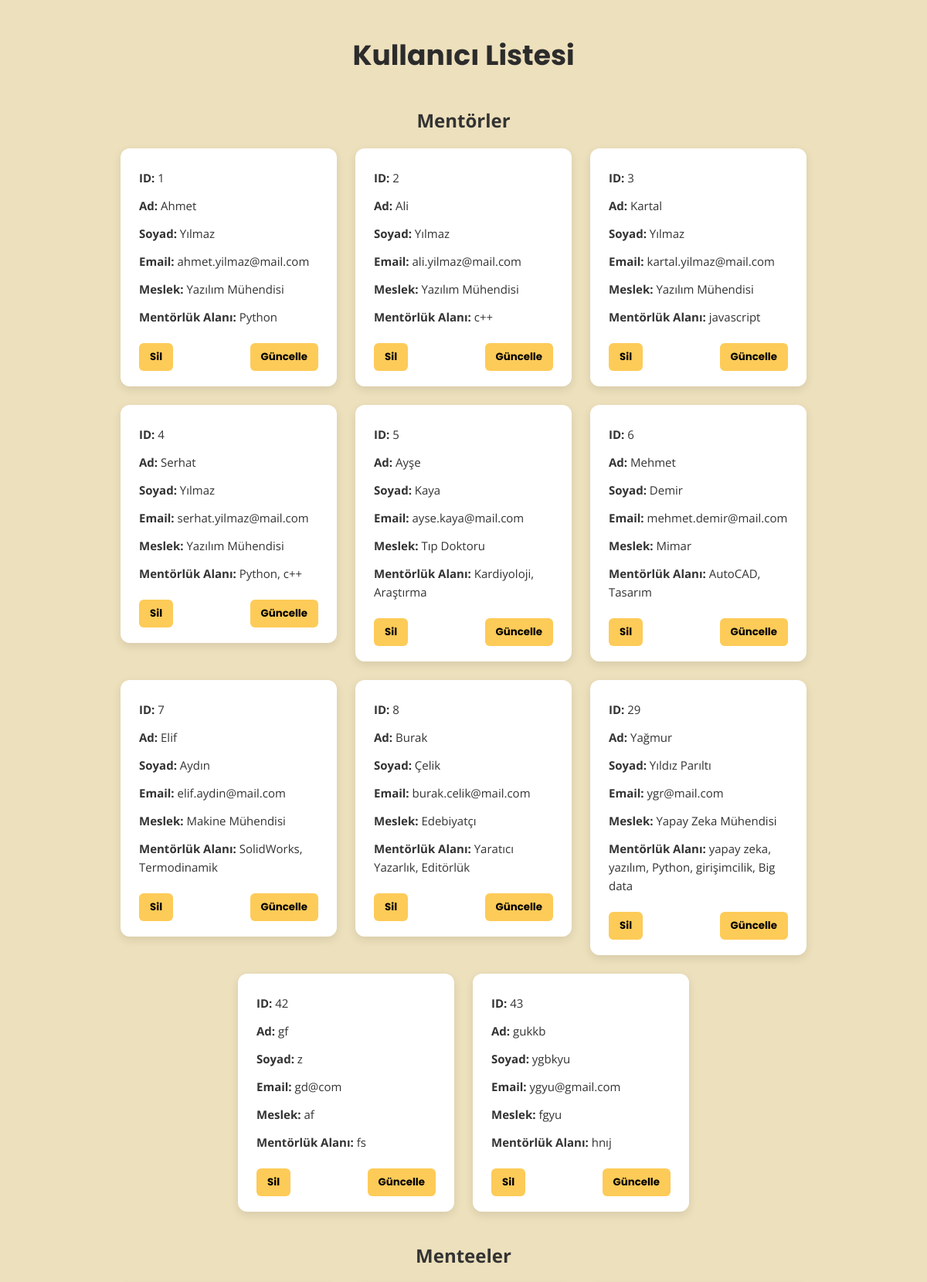
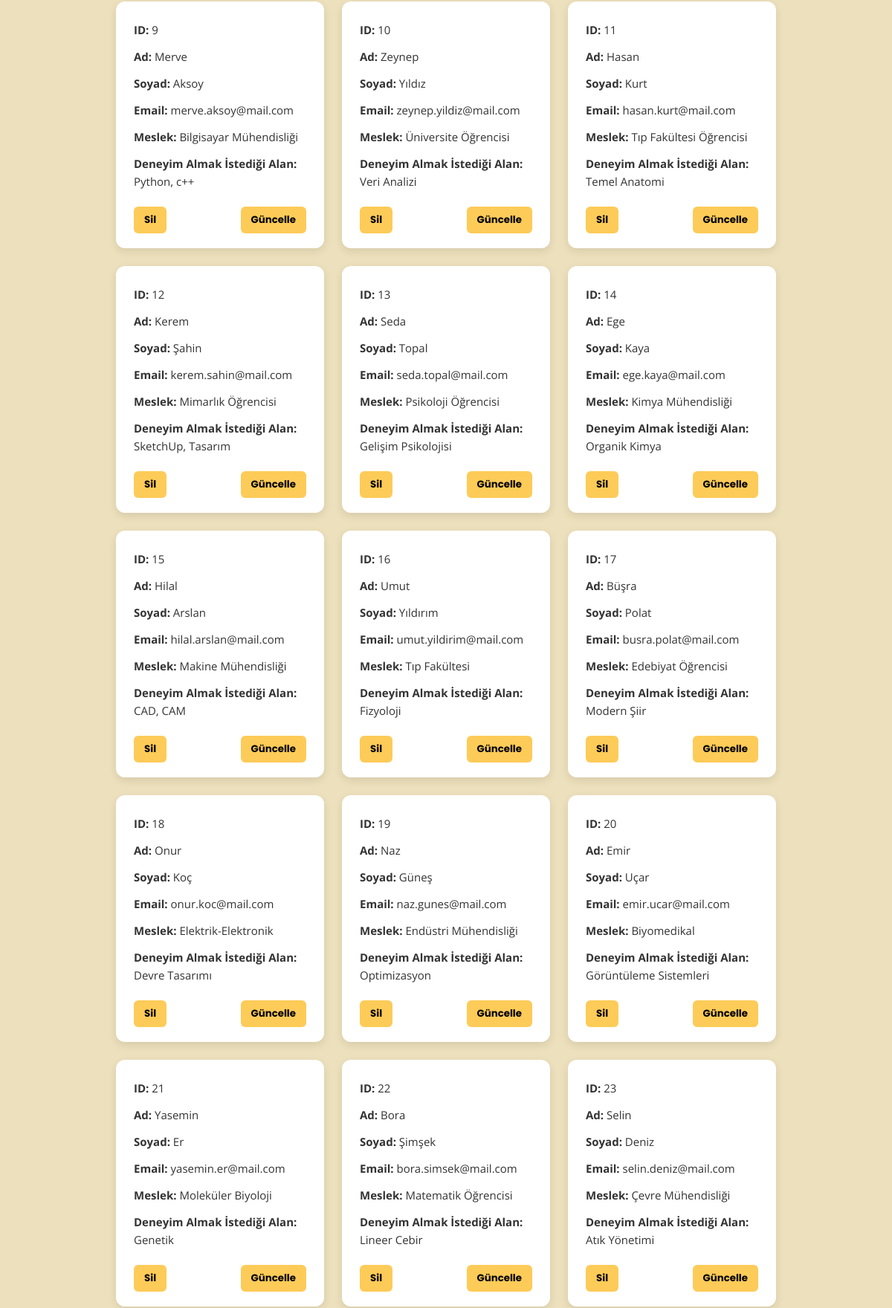
Page /list-users (upper part) on the committed database (2 pictures, top to bottom).
### tables this page shows
CREATE TABLE users (
        id INTEGER PRIMARY KEY AUTOINCREMENT,
        first_name TEXT NOT NULL,
        last_name TEXT NOT NULL,
        email TEXT UNIQUE NOT NULL,
        occupation TEXT NOT NULL,
        skills TEXT NOT NULL,
        role TEXT CHECK(role IN ('mentor', 'mentee')) NOT NULL,
        selectedMentId INTEGER REFERENCES users(id) ON DELETE SET NULL
    );

### routes.py (the view)
@app.route("/list-users", methods=["GET"])
def list_users_html():
    conn = get_db_connection()
    cursor = conn.cursor()
    cursor.execute("SELECT * FROM users")
    rows = cursor.fetchall()
    conn.close()
    users = [
        {
            'id': row['id'],
            'first_name': row['first_name'],
            'last_name': row['last_name'],
            'email': row['email'],
            'occupation': row['occupation'],
            'skills': row['skills'],
            'role': row['role']
        } for row in rows
    ]
    return render_template("list_users.html", users=users)

### database.py (called while the page is built)
def get_db_connection():
    conn = sqlite3.connect('mentorship.db', check_same_thread=False, timeout=10)
    conn.row_factory = sqlite3.Row
    conn.execute("PRAGMA busy_timeout = 5000")
    return conn

### templates/list_users.html (shortened to what this page needs)
<!DOCTYPE html>
<html lang="tr">
<head>
    <link rel="stylesheet" href="/static/style.css">
</head>
<body>
    <div class="hero-section">
        <h1 class="hero-title">Kullanıcı Listesi</h1>
        <h2 style="text-align: center; margin-top: 40px;">Mentörler</h2>
        {% if users|selectattr('role', 'equalto', 'mentor')|list %}
        <div class="user-list">
            {% for user in users if user.role == 'mentor' %}
            <div class="user-card">
                <p><strong>ID:</strong> {{ user.id }}</p>
                <p><strong>Ad:</strong> {{ user.first_name }}</p>
                <p><strong>Soyad:</strong> {{ user.last_name }}</p>
                <p><strong>Email:</strong> {{ user.email }}</p>
                <p><strong>Meslek:</strong> {{ user.occupation }}</p>
                <p><strong>Mentörlük Alanı:</strong> {{ user.skills }}</p>
                <div class="action-buttons">
                    <button onclick="deleteUser({{ user.id }})">Sil</button>
                    <a href="/edit-user/{{ user.id }}"><button>Güncelle</button></a>
                </div>
            </div>
            {% endfor %}
        </div>
        {% else %}
        <p style="text-align: center;">Henüz kayıtlı mentör bulunmamaktadır.</p>
        {% endif %}
        <h2 style="text-align: center; margin-top: 40px;">Menteeler</h2>
        {% if users|selectattr('role', 'equalto', 'mentee')|list %}
        <div class="user-list">
            {% for user in users if user.role == 'mentee' %}
            <div class="user-card">
                <p><strong>ID:</strong> {{ user.id }}</p>
                <p><strong>Ad:</strong> {{ user.first_name }}</p>
                <p><strong>Soyad:</strong> {{ user.last_name }}</p>
                <p><strong>Email:</strong> {{ user.email }}</p>
                <p><strong>Meslek:</strong> {{ user.occupation }}</p>
                <p><strong>Deneyim Almak İstediği Alan:</strong> {{ user.skills }}</p>
                <div class="action-buttons">
                    <button onclick="deleteUser({{ user.id }})">Sil</button>
                    <a href="/edit-user/{{ user.id }}"><button>Güncelle</button></a>
                </div>
            </div>
            {% endfor %}
        </div>
        {% else %}
        <p style="text-align: center;">Henüz kayıtlı mentee bulunmamaktadır.</p>
        {% endif %}
    </div>
</body>
</html>

### static/style.css (style rules this page uses)
body { font-family: 'Open Sans', sans-serif; margin: 0; padding: 0; background-color: #EDE0BC; color: #333; }
.hero-section { padding: 20px; text-align: center; }
.hero-title { font-size: 36px; font-family: 'Poppins', sans-serif; margin-bottom: 10px; color: #2c2c2c; }
.user-list { display: flex; flex-wrap: wrap; gap: 24px; justify-content: center; margin-top: 20px; align-items: flex-start; }
.user-card { background-color: #fff; border-radius: 12px; padding: 20px 24px; box-shadow: 0 4px 12px rgba(0,0,0,0.1); width: 280px; font-size: 15px; font-family: 'Open Sans', sans-serif; line-height: 1.6; display: flex; flex-direction: column; justify-content: space-between; min-height: 160px; box-sizing: border-box; text-align: left; }
.user-card p { margin: 6px 0; }
.action-buttons { display: flex; justify-content: space-between; margin-top: 16px; }
.user-card button { background-color: #FDCB58; border: none; padding: 8px 14px; border-radius: 6px; font-weight: bold; cursor: pointer; font-family: 'Poppins', sans-serif; transition: 0.3s; }

### rows in the picture
users: id "1", first_name "Ahmet", last_name "Yılmaz", email "ahmet.yilmaz@mail.com", occupation "Yazılım Mühendisi", skills "Python"
users: id "2", first_name "Ali", last_name "Yılmaz", email "ali.yilmaz@mail.com", occupation "Yazılım Mühendisi", skills "c++"
users: id "3", first_name "Kartal", last_name "Yılmaz", email "kartal.yilmaz@mail.com", occupation "Yazılım Mühendisi", skills "javascript"
users: id "4", first_name "Serhat", last_name "Yılmaz", email "serhat.yilmaz@mail.com", occupation "Yazılım Mühendisi", skills "Python, c++"
users: id "5", first_name "Ayşe", last_name "Kaya", email "ayse.kaya@mail.com", occupation "Tıp Doktoru", skills "Kardiyoloji, Araştırma"
users: id "6", first_name "Mehmet", last_name "Demir", email "mehmet.demir@mail.com", occupation "Mimar", skills "AutoCAD, Tasarım"
users: id "7", first_name "Elif", last_name "Aydın", email "elif.aydin@mail.com", occupation "Makine Mühendisi", skills "SolidWorks, Termodinamik"
users: id "8", first_name "Burak", last_name "Çelik", email "burak.celik@mail.com", occupation "Edebiyatçı", skills "Yaratıcı Yazarlık, Editörlük"
users: id "29", first_name "Yağmur", last_name "Yıldız Parıltı", email "ygr@mail.com", occupation "Yapay Zeka Mühendisi", skills "yapay zeka, yazılım, Python, girişimcilik, Big data"
users: id "42", first_name "gf", last_name "z", email "gd@com", occupation "af", skills "fs"
users: id "43", first_name "gukkb", last_name "ygbkyu", email "ygyu@gmail.com", occupation "fgyu", skills "hnıj"
users: id "9", first_name "Merve", last_name "Aksoy", email "merve.aksoy@mail.com", occupation "Bilgisayar Mühendisliği", skills "Python, c++"
users: id "10", first_name "Zeynep", last_name "Yıldız", email "zeynep.yildiz@mail.com", occupation "Üniversite Öğrencisi", skills "Veri Analizi"
users: id "11", first_name "Hasan", last_name "Kurt", email "hasan.kurt@mail.com", occupation "Tıp Fakültesi Öğrencisi", skills "Temel Anatomi"
users: id "12", first_name "Kerem", last_name "Şahin", email "kerem.sahin@mail.com", occupation "Mimarlık Öğrencisi", skills "SketchUp, Tasarım"
users: id "13", first_name "Seda", last_name "Topal", email "seda.topal@mail.com", occupation "Psikoloji Öğrencisi", skills "Gelişim Psikolojisi"
users: id "14", first_name "Ege", last_name "Kaya", email "ege.kaya@mail.com", occupation "Kimya Mühendisliği", skills "Organik Kimya"
users: id "15", first_name "Hilal", last_name "Arslan", email "hilal.arslan@mail.com", occupation "Makine Mühendisliği", skills "CAD, CAM"
users: id "16", first_name "Umut", last_name "Yıldırım", email "umut.yildirim@mail.com", occupation "Tıp Fakültesi", skills "Fizyoloji"
users: id "17", first_name "Büşra", last_name "Polat", email "busra.polat@mail.com", occupation "Edebiyat Öğrencisi", skills "Modern Şiir"
users: id "18", first_name "Onur", last_name "Koç", email "onur.koc@mail.com", occupation "Elektrik-Elektronik", skills "Devre Tasarımı"
users: id "19", first_name "Naz", last_name "Güneş", email "naz.gunes@mail.com", occupation "Endüstri Mühendisliği", skills "Optimizasyon"
users: id "20", first_name "Emir", last_name "Uçar", email "emir.ucar@mail.com", occupation "Biyomedikal", skills "Görüntüleme Sistemleri"
users: id "21", first_name "Yasemin", last_name "Er", email "yasemin.er@mail.com", occupation "Moleküler Biyoloji", skills "Genetik"
users: id "22", first_name "Bora", last_name "Şimşek", email "bora.simsek@mail.com", occupation "Matematik Öğrencisi", skills "Lineer Cebir"
users: id "23", first_name "Selin", last_name "Deniz", email "selin.deniz@mail.com", occupation "Çevre Mühendisliği", skills "Atık Yönetimi"
